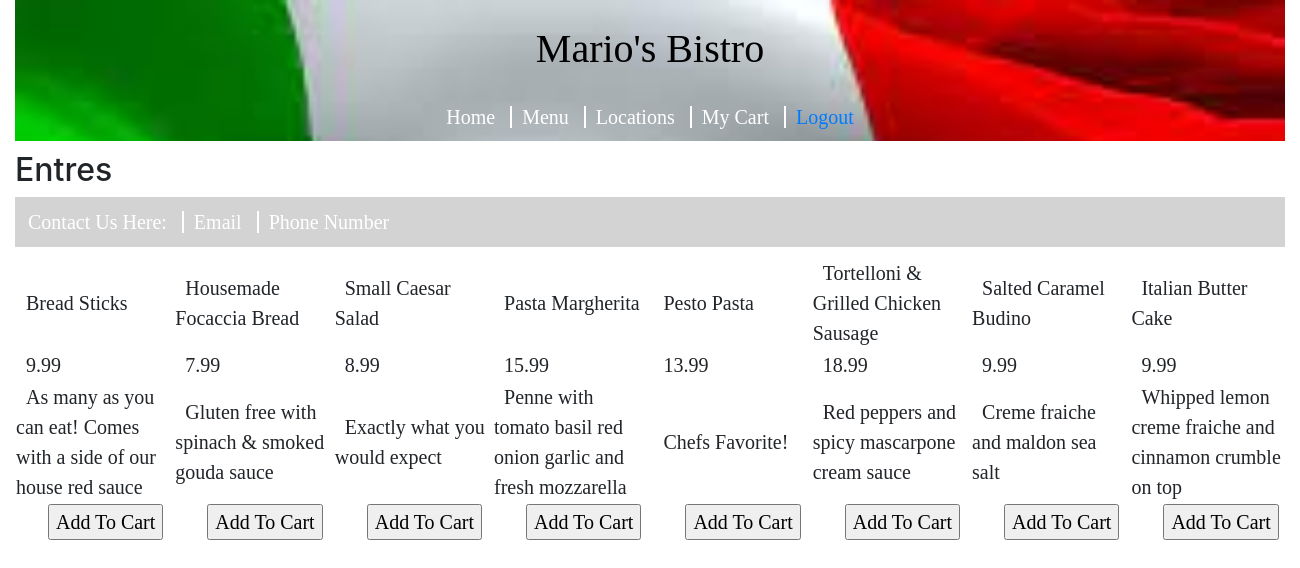
Page /menu.php on the committed database.
### tables this page shows
CREATE TABLE IF NOT EXISTS menuItem (
  id int(11) NOT NULL,
  name varchar(255) NOT NULL,
  price double NOT NULL,
  description varchar(255),
  inStock tinyint(1) NOT NULL,
  PRIMARY KEY(id)
);

### menu.php (the view, shortened to what this page needs)
<?php
  require('database.php');
  $queryMenu = 'SELECT * FROM menuItem';
  $itemNames = $db->query($queryMenu);
  $itemPrices = $db->query($queryMenu);
  $itemDescriptions = $db->query($queryMenu);
  $itemButtons = $db->query($queryMenu);
 ?>
 <!DOCTYPE html>
 <html>
     <head>
         <link rel="stylesheet" href="index.css">
 	       <link rel="stylesheet" href="https://stackpath.bootstrapcdn.com/bootstrap/4.1.1/css/bootstrap.min.css">
     </head>
     <body class="container-fluid">
       <header>
         <h1>Mario's Bistro</h1>
 	       <nav>
           <a class="link" href = "index.html"> Home </a>
           <a class="link" href = "menu.php"> Menu </a>
           <a class="link" href = "locations.php"> Locations </a>
           <a class="link" href = "cart.php"> My Cart </a>
           <a href="logout.php"> Logout </a>
         </nav>
       </header>
       <div>
         <h2 class="entres_title"> Entres </h2>
         <table>
           <tr>
             <?php foreach ($itemNames as $item): ?>
               <td><a><?php echo $item['name']?></a></td>
             <?php endforeach; ?>
           </tr>
           <tr>
             <?php foreach ($itemPrices as $item): ?>
               <td><a><?php echo $item['price']?></a></td>
             <?php endforeach; ?>
           </tr>
           <tr>
             <?php foreach ($itemDescriptions as $item): ?>
               <td><a><?php echo $item['description']?></a></td>
             <?php endforeach; ?>
           </tr>
           <tr>
             <?php foreach($itemButtons as $item): ?>
                <td>
                  <form action="addToCart.php" method="post">
                    <a><input type="hidden" name="itemId" value="<?php echo $item['id']?>"></a>
                    <a><input type="submit" name="add" value="Add To Cart"></a>
                  </form>
                </td>
             <?php endforeach; ?>
           </tr>
       </div>
       <footer>
       	<nav id="socials">
       	  <a style="color: white"> Contact Us Here: </a>
       	  <a class="link" href = "" target="_blank"> Email </a>
       	  <a class="link" href = "" target="_blank"> Phone Number </a>
       	</nav>
       </footer>
     </body>
 </html>

### index.css (style rules this page uses)
header { color: black; background-image: url('flag.jpeg'); background-size: cover; text-align: center; font-family: Impact; font-size: 40px; padding-top: 10px; }
h1 { padding-top: 15px; padding-bottom: 0px; }
a { width: 100%; text-decoration: none; font-size: 20px; color: yellow; text-align: center; font-family: Verdana; border-right: 2px solid #FFFFFF; padding-right: 10px; padding-left: 10px; padding-top: 0; padding-bottom: 0; }
a:last-child { border-right: 0; }
footer { color: black; background-color: lightgray; font: Verdana; padding: 3px; padding-top: 10px; padding-bottom: 10px; margin-bottom: 10px; }
div { padding-top: 10px; padding-bottom: 10px; font-size: 18px; }
@media (min-width: 1000px) { div { padding-bottom: 30px; } }
.link { color: white; }

### rows in the picture
menuitem: name "Bread Sticks", price "9.99", description "As many as you can eat! Comes with a side of our house red sauce"
menuitem: name "Housemade Focaccia Bread", price "7.99", description "Gluten free with spinach & smoked gouda sauce"
menuitem: name "Small Caesar Salad", price "8.99", description "Exactly what you would expect"
menuitem: name "Pasta Margherita", price "15.99", description "Penne with tomato basil red onion garlic and fresh mozzarella"
menuitem: name "Pesto Pasta", price "13.99", description "Chefs Favorite!"
menuitem: name "Tortelloni & Grilled Chicken Sausage", price "18.99", description "Red peppers and spicy mascarpone cream sauce"
menuitem: name "Salted Caramel Budino", price "9.99", description "Creme fraiche and maldon sea salt"
menuitem: name "Italian Butter Cake", price "9.99", description "Whipped lemon creme fraiche and cinnamon crumble on top"
